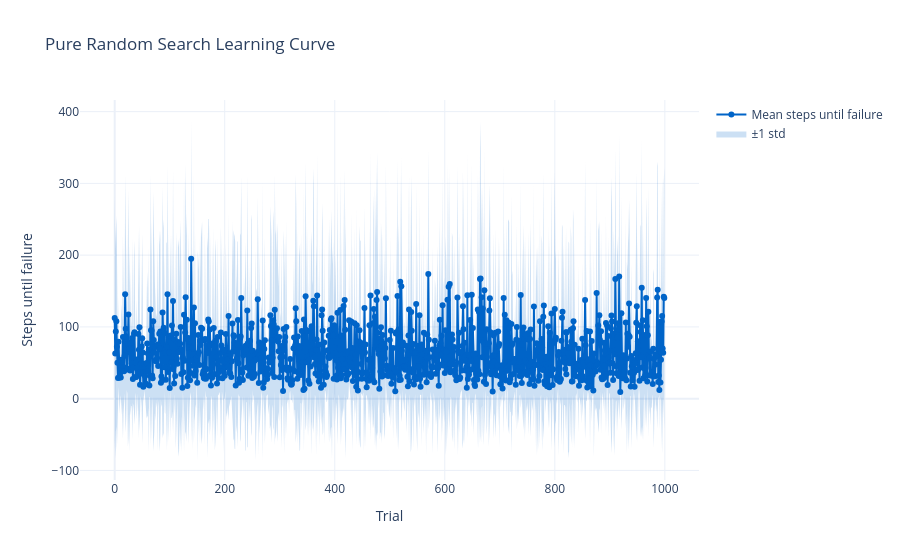

The notebook cell saved with this chart:
### Markdown cell above
# Pure random search
Here we randomly initialize a weight vector $w$ and roll out a trajectory (trial/episode) with it. If that trajectory produced the highest reward we've seen so far, we keep that $w$ as our best $w$, otherwise we do nothing. Then we randomly sample another $w$ vector and try again, and so on and so forth.

### Code cell
import sys
sys.path.append('..')
# TODO replace with your agent template below, and optionally also your train loop
from agent import init_agent, reset_agent, get_action, update, model_name, save_trained_agent, init_trained_agent

from train import train_loop
from utils.plotting import plot_trial_results

# if training:
all_trial_results = train_loop(init_agent, reset_agent, get_action, update, model_name, save_trained_agent)
mean_curve = all_trial_results.mean(axis=0)
std_curve = all_trial_results.std(axis=0)
plot_trial_results(model_name, mean_curve, std_curve)

### Figure 1 — Plotly figure (JSON) as saved in the notebook; plotly's stock layout.template omitted (floating-point values rounded to 4 significant figures; data arrays with more than 128 entries replaced by an {"elided": "..."} marker saying what was removed)
{"data": [{"hoverinfo": "skip", "line": {"width": 0}, "mode": "lines", "showlegend": false, "type": "scatter", "x": {"elided": "1000 int values"}, "y": {"elided": "1000 float values"}}, {"fill": "tonexty", "fillcolor": "rgba(0, 100, 200, 0.2)", "hoverinfo": "skip", "line": {"width": 0}, "mode": "lines", "name": "±1 std", "type": "scatter", "x": {"elided": "1000 int values"}, "y": {"elided": "1000 float values"}}, {"line": {"color": "rgb(0, 100, 200)"}, "mode": "lines+markers", "name": "Mean steps until failure", "type": "scatter", "x": {"elided": "1000 int values"}, "y": {"elided": "1000 float values"}}], "layout": {"title": {"text": "Pure Random Search Learning Curve"}, "xaxis": {"title": {"text": "Trial"}}, "yaxis": {"title": {"text": "Steps until failure"}}}}
